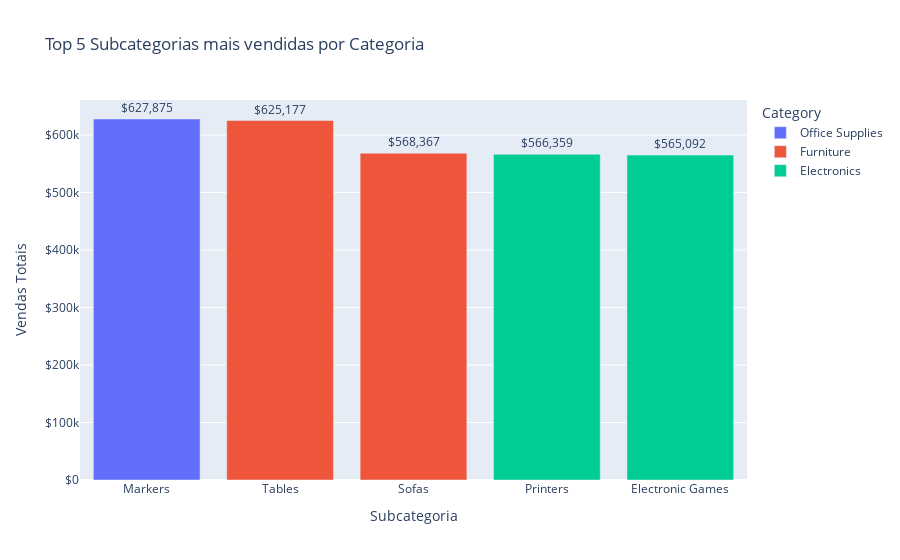

The cell this chart's notebook holds for it:
### Markdown cell above
##### Questão de negócio 1 - Quais são as 5 categorias e subcategorias mais vendidas?

### Code cell
# Agrupando por categoria e subcategoria, somando as vendas
vendas_por_subcategoria = df.groupby(['Category', 'Sub-Category'])['Amount'].sum().reset_index()

# Selecionando as 5 combinações mais vendidas
top5 = vendas_por_subcategoria.nlargest(5, 'Amount')

# Mostrando a tabela com os resultados
print("Top 5 Categorias/Subcategorias por Vendas:")
display(top5)

# Criando gráfico de barras
fig = px.bar(
    top5,
    x='Sub-Category',
    y='Amount',
    color='Category',
    title='Top 5 Subcategorias mais vendidas por Categoria',
    labels={'Amount': 'Vendas Totais ($)', 'Sub-Category': 'Subcategoria'},
    text='Amount'
)

# Ajustando formatação
fig.update_layout(
    yaxis_tickprefix='$',  
    xaxis_title='Subcategoria',
    yaxis_title='Vendas Totais',
    hovermode='x' 
)
fig.update_traces(texttemplate='$%{text:,.0f}', textposition='outside')

# Mostrando o gráfico
fig.show()

### Figure 1 — Plotly figure (JSON) as saved in the notebook; plotly's stock layout.template omitted (floating-point values rounded to 4 significant figures)
{"data": [{"hovertemplate": "Category=Office Supplies<br>Subcategoria=%{x}<br>Vendas Totais ($)=%{text}<extra></extra>", "legendgroup": "Office Supplies", "marker": {"color": "#636efa", "pattern": {"shape": ""}}, "name": "Office Supplies", "orientation": "v", "showlegend": true, "text": [627900.0], "textposition": "outside", "texttemplate": "$%{text:,.0f}", "type": "bar", "x": ["Markers"], "xaxis": "x", "y": [627875], "yaxis": "y"}, {"hovertemplate": "Category=Furniture<br>Subcategoria=%{x}<br>Vendas Totais ($)=%{text}<extra></extra>", "legendgroup": "Furniture", "marker": {"color": "#EF553B", "pattern": {"shape": ""}}, "name": "Furniture", "orientation": "v", "showlegend": true, "text": [625200.0, 568400.0], "textposition": "outside", "texttemplate": "$%{text:,.0f}", "type": "bar", "x": ["Tables", "Sofas"], "xaxis": "x", "y": [625177, 568367], "yaxis": "y"}, {"hovertemplate": "Category=Electronics<br>Subcategoria=%{x}<br>Vendas Totais ($)=%{text}<extra></extra>", "legendgroup": "Electronics", "marker": {"color": "#00cc96", "pattern": {"shape": ""}}, "name": "Electronics", "orientation": "v", "showlegend": true, "text": [566400.0, 565100.0], "textposition": "outside", "texttemplate": "$%{text:,.0f}", "type": "bar", "x": ["Printers", "Electronic Games"], "xaxis": "x", "y": [566359, 565092], "yaxis": "y"}], "layout": {"barmode": "relative", "hovermode": "x", "legend": {"title": {"text": "Category"}, "tracegroupgap": 0}, "title": {"text": "Top 5 Subcategorias mais vendidas por Categoria"}, "xaxis": {"anchor": "y", "domain": [0, 1], "title": {"text": "Subcategoria"}}, "yaxis": {"anchor": "x", "domain": [0, 1], "tickprefix": "$", "title": {"text": "Vendas Totais"}}}}
